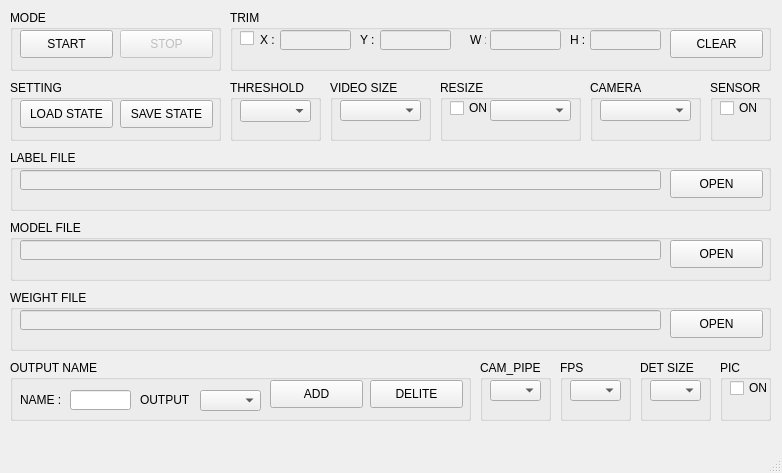
<?xml version="1.0" encoding="UTF-8"?>
<ui version="4.0">
 <class>MainWindow</class>
 <widget class="QMainWindow" name="MainWindow">
  <property name="geometry">
   <rect>
    <x>0</x>
    <y>0</y>
    <width>782</width>
    <height>473</height>
   </rect>
  </property>
  <property name="minimumSize">
   <size>
    <width>782</width>
    <height>473</height>
   </size>
  </property>
  <property name="maximumSize">
   <size>
    <width>782</width>
    <height>473</height>
   </size>
  </property>
  <property name="windowTitle">
   <string>MIIL DETECTION</string>
  </property>
  <widget class="QWidget" name="centralwidget">
   <widget class="QGroupBox" name="groupBox1">
    <property name="geometry">
     <rect>
      <x>10</x>
      <y>10</y>
      <width>211</width>
      <height>61</height>
     </rect>
    </property>
    <property name="title">
     <string>MODE</string>
    </property>
    <widget class="QPushButton" name="pushButton1">
     <property name="geometry">
      <rect>
       <x>10</x>
       <y>20</y>
       <width>93</width>
       <height>28</height>
      </rect>
     </property>
     <property name="text">
      <string>START</string>
     </property>
    </widget>
    <widget class="QPushButton" name="pushButton2">
     <property name="enabled">
      <bool>false</bool>
     </property>
     <property name="geometry">
      <rect>
       <x>110</x>
       <y>20</y>
       <width>93</width>
       <height>28</height>
      </rect>
     </property>
     <property name="text">
      <string>STOP</string>
     </property>
    </widget>
   </widget>
   <widget class="QGroupBox" name="groupBox4">
    <property name="geometry">
     <rect>
      <x>230</x>
      <y>80</y>
      <width>91</width>
      <height>61</height>
     </rect>
    </property>
    <property name="title">
     <string>THRESHOLD</string>
    </property>
    <widget class="QComboBox" name="comboBox1">
     <property name="geometry">
      <rect>
       <x>10</x>
       <y>20</y>
       <width>71</width>
       <height>22</height>
      </rect>
     </property>
    </widget>
   </widget>
   <widget class="QGroupBox" name="groupBox9">
    <property name="geometry">
     <rect>
      <x>10</x>
      <y>220</y>
      <width>761</width>
      <height>61</height>
     </rect>
    </property>
    <property name="title">
     <string>MODEL FILE</string>
    </property>
    <widget class="QLineEdit" name="lineEdit4">
     <property name="enabled">
      <bool>false</bool>
     </property>
     <property name="geometry">
      <rect>
       <x>10</x>
       <y>20</y>
       <width>641</width>
       <height>20</height>
      </rect>
     </property>
    </widget>
    <widget class="QPushButton" name="pushButton6">
     <property name="geometry">
      <rect>
       <x>660</x>
       <y>20</y>
       <width>93</width>
       <height>28</height>
      </rect>
     </property>
     <property name="text">
      <string>OPEN</string>
     </property>
    </widget>
   </widget>
   <widget class="QGroupBox" name="groupBox10">
    <property name="geometry">
     <rect>
      <x>10</x>
      <y>290</y>
      <width>761</width>
      <height>61</height>
     </rect>
    </property>
    <property name="title">
     <string>WEIGHT FILE</string>
    </property>
    <widget class="QLineEdit" name="lineEdit5">
     <property name="enabled">
      <bool>false</bool>
     </property>
     <property name="geometry">
      <rect>
       <x>10</x>
       <y>20</y>
       <width>641</width>
       <height>20</height>
      </rect>
     </property>
    </widget>
    <widget class="QPushButton" name="pushButton7">
     <property name="geometry">
      <rect>
       <x>660</x>
       <y>20</y>
       <width>93</width>
       <height>28</height>
      </rect>
     </property>
     <property name="text">
      <string>OPEN</string>
     </property>
    </widget>
   </widget>
   <widget class="QGroupBox" name="groupBox3">
    <property name="geometry">
     <rect>
      <x>10</x>
      <y>80</y>
      <width>211</width>
      <height>61</height>
     </rect>
    </property>
    <property name="title">
     <string>SETTING</string>
    </property>
    <widget class="QPushButton" name="pushButton4">
     <property name="geometry">
      <rect>
       <x>110</x>
       <y>20</y>
       <width>93</width>
       <height>28</height>
      </rect>
     </property>
     <property name="text">
      <string>SAVE STATE</string>
     </property>
    </widget>
    <widget class="QPushButton" name="pushButton3">
     <property name="enabled">
      <bool>true</bool>
     </property>
     <property name="geometry">
      <rect>
       <x>10</x>
       <y>20</y>
       <width>93</width>
       <height>28</height>
      </rect>
     </property>
     <property name="text">
      <string>LOAD STATE</string>
     </property>
    </widget>
   </widget>
   <widget class="QGroupBox" name="groupBox8">
    <property name="geometry">
     <rect>
      <x>10</x>
      <y>150</y>
      <width>761</width>
      <height>61</height>
     </rect>
    </property>
    <property name="title">
     <string>LABEL FILE</string>
    </property>
    <widget class="QLineEdit" name="lineEdit3">
     <property name="enabled">
      <bool>false</bool>
     </property>
     <property name="geometry">
      <rect>
       <x>10</x>
       <y>20</y>
       <width>641</width>
       <height>20</height>
      </rect>
     </property>
    </widget>
    <widget class="QPushButton" name="pushButton5">
     <property name="geometry">
      <rect>
       <x>660</x>
       <y>20</y>
       <width>93</width>
       <height>28</height>
      </rect>
     </property>
     <property name="text">
      <string>OPEN</string>
     </property>
    </widget>
   </widget>
   <widget class="QGroupBox" name="groupBox5">
    <property name="geometry">
     <rect>
      <x>330</x>
      <y>80</y>
      <width>101</width>
      <height>61</height>
     </rect>
    </property>
    <property name="title">
     <string>VIDEO SIZE</string>
    </property>
    <widget class="QComboBox" name="comboBox2">
     <property name="geometry">
      <rect>
       <x>10</x>
       <y>20</y>
       <width>81</width>
       <height>21</height>
      </rect>
     </property>
    </widget>
   </widget>
   <widget class="QGroupBox" name="groupBox2">
    <property name="geometry">
     <rect>
      <x>230</x>
      <y>10</y>
      <width>541</width>
      <height>61</height>
     </rect>
    </property>
    <property name="title">
     <string>TRIM</string>
    </property>
    <widget class="QLineEdit" name="lineEdit1">
     <property name="enabled">
      <bool>false</bool>
     </property>
     <property name="geometry">
      <rect>
       <x>260</x>
       <y>20</y>
       <width>71</width>
       <height>20</height>
      </rect>
     </property>
    </widget>
    <widget class="QLineEdit" name="lineEdit2">
     <property name="enabled">
      <bool>false</bool>
     </property>
     <property name="geometry">
      <rect>
       <x>360</x>
       <y>20</y>
       <width>71</width>
       <height>20</height>
      </rect>
     </property>
    </widget>
    <widget class="QLabel" name="label1">
     <property name="geometry">
      <rect>
       <x>30</x>
       <y>20</y>
       <width>16</width>
       <height>20</height>
      </rect>
     </property>
     <property name="text">
      <string>X :</string>
     </property>
    </widget>
    <widget class="QLabel" name="label_2">
     <property name="geometry">
      <rect>
       <x>130</x>
       <y>20</y>
       <width>16</width>
       <height>20</height>
      </rect>
     </property>
     <property name="text">
      <string>Y :</string>
     </property>
    </widget>
    <widget class="QCheckBox" name="checkBox1">
     <property name="geometry">
      <rect>
       <x>10</x>
       <y>20</y>
       <width>31</width>
       <height>16</height>
      </rect>
     </property>
     <property name="text">
      <string/>
     </property>
     <property name="autoExclusive">
      <bool>true</bool>
     </property>
    </widget>
    <widget class="QPushButton" name="pushButton8">
     <property name="geometry">
      <rect>
       <x>440</x>
       <y>20</y>
       <width>93</width>
       <height>28</height>
      </rect>
     </property>
     <property name="text">
      <string>CLEAR</string>
     </property>
    </widget>
    <widget class="QLabel" name="label_3">
     <property name="geometry">
      <rect>
       <x>240</x>
       <y>20</y>
       <width>16</width>
       <height>20</height>
      </rect>
     </property>
     <property name="text">
      <string>W :</string>
     </property>
    </widget>
    <widget class="QLineEdit" name="lineEdit6">
     <property name="enabled">
      <bool>false</bool>
     </property>
     <property name="geometry">
      <rect>
       <x>50</x>
       <y>20</y>
       <width>71</width>
       <height>20</height>
      </rect>
     </property>
    </widget>
    <widget class="QLabel" name="label_4">
     <property name="geometry">
      <rect>
       <x>340</x>
       <y>20</y>
       <width>16</width>
       <height>20</height>
      </rect>
     </property>
     <property name="text">
      <string>H :</string>
     </property>
    </widget>
    <widget class="QLineEdit" name="lineEdit7">
     <property name="enabled">
      <bool>false</bool>
     </property>
     <property name="geometry">
      <rect>
       <x>150</x>
       <y>20</y>
       <width>71</width>
       <height>20</height>
      </rect>
     </property>
    </widget>
   </widget>
   <widget class="QGroupBox" name="groupBox6">
    <property name="geometry">
     <rect>
      <x>590</x>
      <y>80</y>
      <width>111</width>
      <height>61</height>
     </rect>
    </property>
    <property name="title">
     <string>CAMERA </string>
    </property>
    <widget class="QComboBox" name="comboBox3">
     <property name="geometry">
      <rect>
       <x>10</x>
       <y>20</y>
       <width>91</width>
       <height>21</height>
      </rect>
     </property>
    </widget>
   </widget>
   <widget class="QGroupBox" name="groupBox7">
    <property name="geometry">
     <rect>
      <x>710</x>
      <y>80</y>
      <width>61</width>
      <height>61</height>
     </rect>
    </property>
    <property name="title">
     <string>SENSOR</string>
    </property>
    <widget class="QCheckBox" name="checkBox2">
     <property name="geometry">
      <rect>
       <x>10</x>
       <y>20</y>
       <width>41</width>
       <height>16</height>
      </rect>
     </property>
     <property name="text">
      <string>ON</string>
     </property>
    </widget>
   </widget>
   <widget class="QGroupBox" name="groupBox11">
    <property name="geometry">
     <rect>
      <x>10</x>
      <y>360</y>
      <width>461</width>
      <height>61</height>
     </rect>
    </property>
    <property name="title">
     <string>OUTPUT NAME</string>
    </property>
    <widget class="QPushButton" name="pushButton9">
     <property name="geometry">
      <rect>
       <x>260</x>
       <y>20</y>
       <width>93</width>
       <height>28</height>
      </rect>
     </property>
     <property name="text">
      <string>ADD</string>
     </property>
    </widget>
    <widget class="QPushButton" name="pushButton10">
     <property name="geometry">
      <rect>
       <x>360</x>
       <y>20</y>
       <width>93</width>
       <height>28</height>
      </rect>
     </property>
     <property name="text">
      <string>DELITE</string>
     </property>
    </widget>
    <widget class="QLabel" name="label_5">
     <property name="geometry">
      <rect>
       <x>10</x>
       <y>30</y>
       <width>41</width>
       <height>20</height>
      </rect>
     </property>
     <property name="text">
      <string>NAME :</string>
     </property>
    </widget>
    <widget class="QLabel" name="label_6">
     <property name="geometry">
      <rect>
       <x>130</x>
       <y>30</y>
       <width>51</width>
       <height>20</height>
      </rect>
     </property>
     <property name="text">
      <string>OUTPUT :</string>
     </property>
    </widget>
    <widget class="QComboBox" name="comboBox5">
     <property name="geometry">
      <rect>
       <x>190</x>
       <y>30</y>
       <width>61</width>
       <height>21</height>
      </rect>
     </property>
    </widget>
    <widget class="QLineEdit" name="lineEdit8">
     <property name="enabled">
      <bool>true</bool>
     </property>
     <property name="geometry">
      <rect>
       <x>60</x>
       <y>30</y>
       <width>61</width>
       <height>20</height>
      </rect>
     </property>
    </widget>
   </widget>
   <widget class="QGroupBox" name="groupBox13">
    <property name="geometry">
     <rect>
      <x>440</x>
      <y>80</y>
      <width>141</width>
      <height>61</height>
     </rect>
    </property>
    <property name="title">
     <string>RESIZE</string>
    </property>
    <widget class="QComboBox" name="comboBox4">
     <property name="geometry">
      <rect>
       <x>50</x>
       <y>20</y>
       <width>81</width>
       <height>21</height>
      </rect>
     </property>
    </widget>
    <widget class="QCheckBox" name="checkBox3">
     <property name="geometry">
      <rect>
       <x>10</x>
       <y>20</y>
       <width>51</width>
       <height>16</height>
      </rect>
     </property>
     <property name="text">
      <string>ON</string>
     </property>
    </widget>
   </widget>
   <widget class="QGroupBox" name="groupBox12">
    <property name="geometry">
     <rect>
      <x>720</x>
      <y>360</y>
      <width>51</width>
      <height>61</height>
     </rect>
    </property>
    <property name="title">
     <string>PIC</string>
    </property>
    <widget class="QCheckBox" name="checkBox4">
     <property name="geometry">
      <rect>
       <x>10</x>
       <y>20</y>
       <width>41</width>
       <height>16</height>
      </rect>
     </property>
     <property name="text">
      <string>ON</string>
     </property>
    </widget>
   </widget>
   <widget class="QGroupBox" name="groupBox14">
    <property name="geometry">
     <rect>
      <x>480</x>
      <y>360</y>
      <width>71</width>
      <height>61</height>
     </rect>
    </property>
    <property name="title">
     <string>CAM_PIPE</string>
    </property>
    <widget class="QComboBox" name="comboBox6">
     <property name="geometry">
      <rect>
       <x>10</x>
       <y>20</y>
       <width>51</width>
       <height>21</height>
      </rect>
     </property>
    </widget>
   </widget>
   <widget class="QGroupBox" name="groupBox15">
    <property name="geometry">
     <rect>
      <x>560</x>
      <y>360</y>
      <width>71</width>
      <height>61</height>
     </rect>
    </property>
    <property name="title">
     <string>FPS</string>
    </property>
    <widget class="QComboBox" name="comboBox7">
     <property name="geometry">
      <rect>
       <x>10</x>
       <y>20</y>
       <width>51</width>
       <height>21</height>
      </rect>
     </property>
    </widget>
   </widget>
   <widget class="QGroupBox" name="groupBox16">
    <property name="geometry">
     <rect>
      <x>640</x>
      <y>360</y>
      <width>71</width>
      <height>61</height>
     </rect>
    </property>
    <property name="title">
     <string>DET SIZE</string>
    </property>
    <widget class="QComboBox" name="comboBox8">
     <property name="geometry">
      <rect>
       <x>10</x>
       <y>20</y>
       <width>51</width>
       <height>21</height>
      </rect>
     </property>
    </widget>
   </widget>
  </widget>
  <widget class="QMenuBar" name="menubar">
   <property name="geometry">
    <rect>
     <x>0</x>
     <y>0</y>
     <width>782</width>
     <height>33</height>
    </rect>
   </property>
  </widget>
  <widget class="QStatusBar" name="statusbar"/>
 </widget>
 <resources/>
 <connections/>
</ui>
